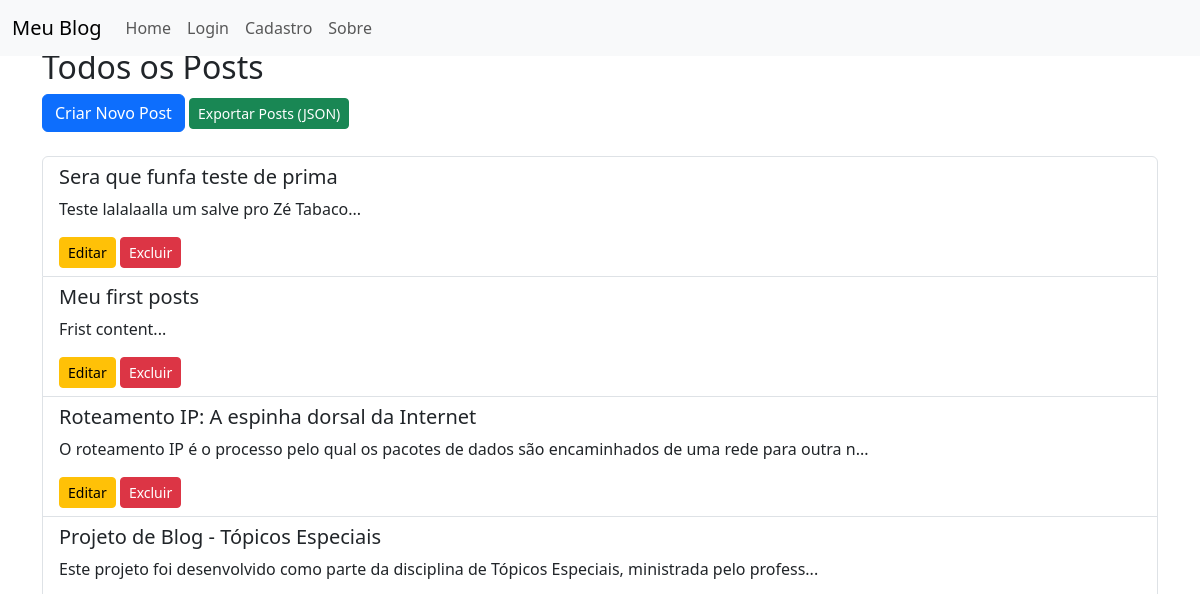
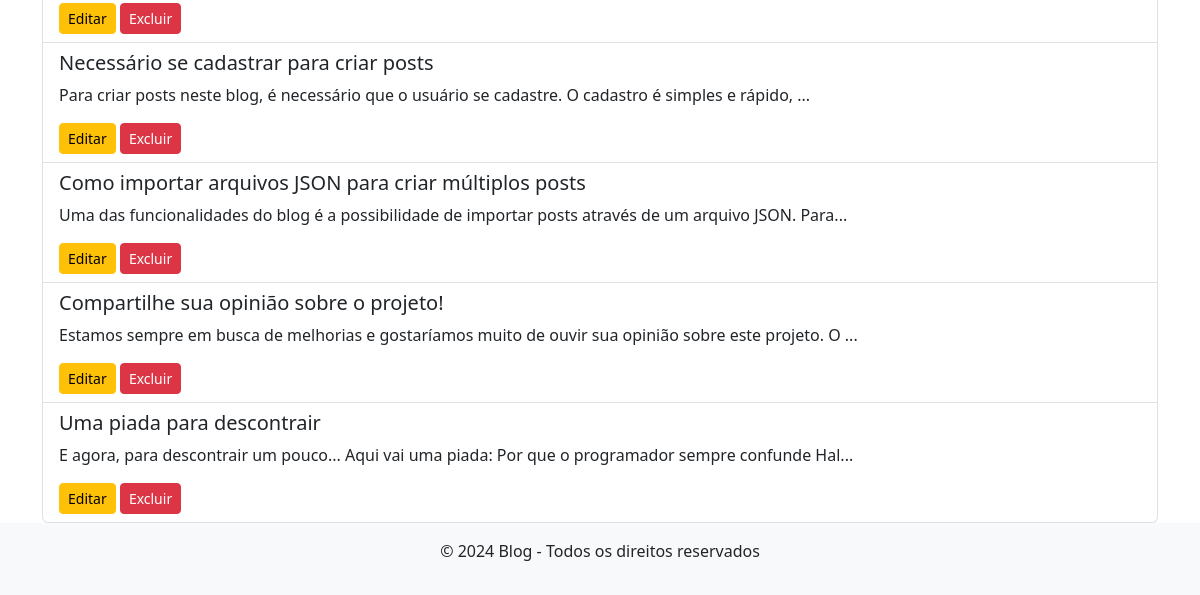
Page /posts on the earlier database version (2 pictures, top to bottom).
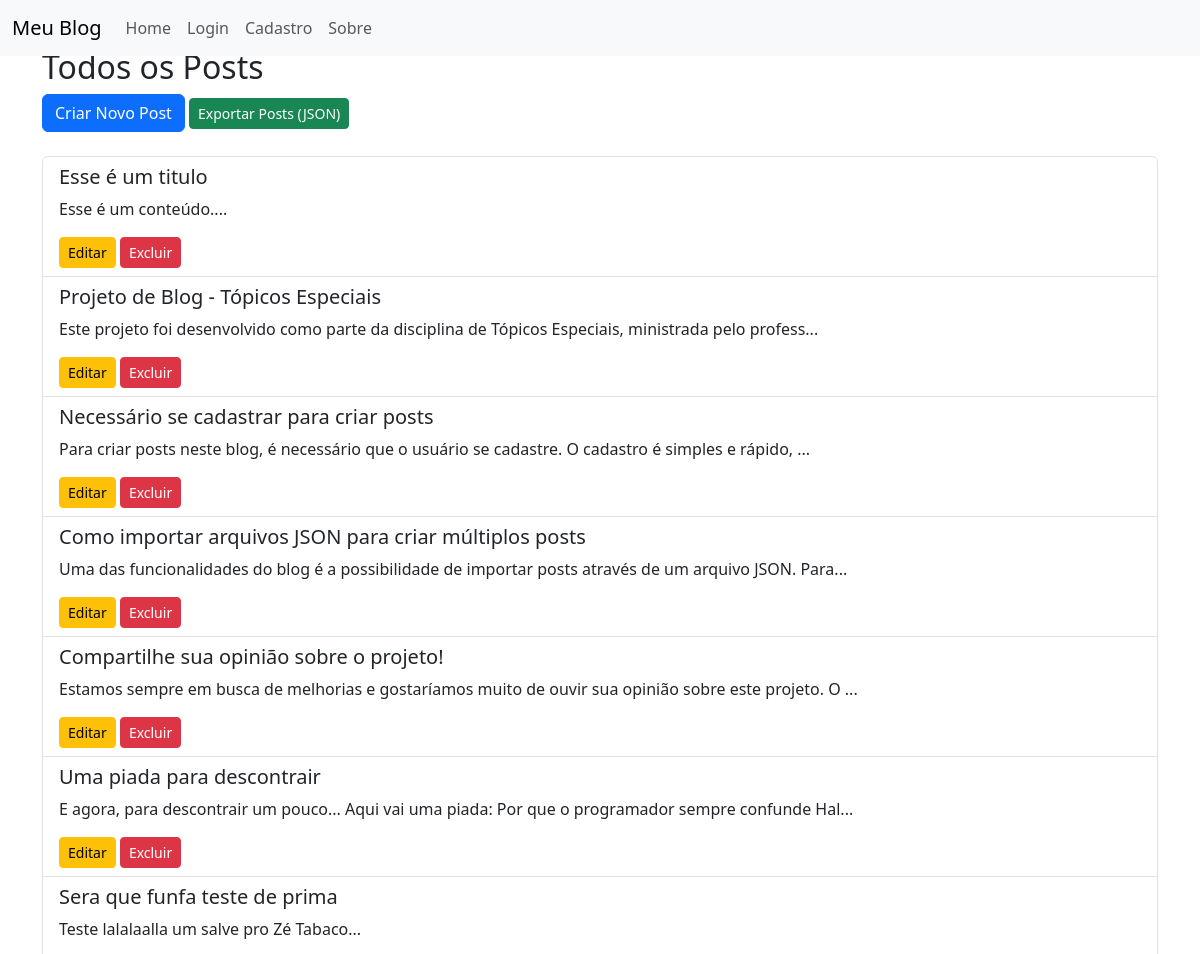
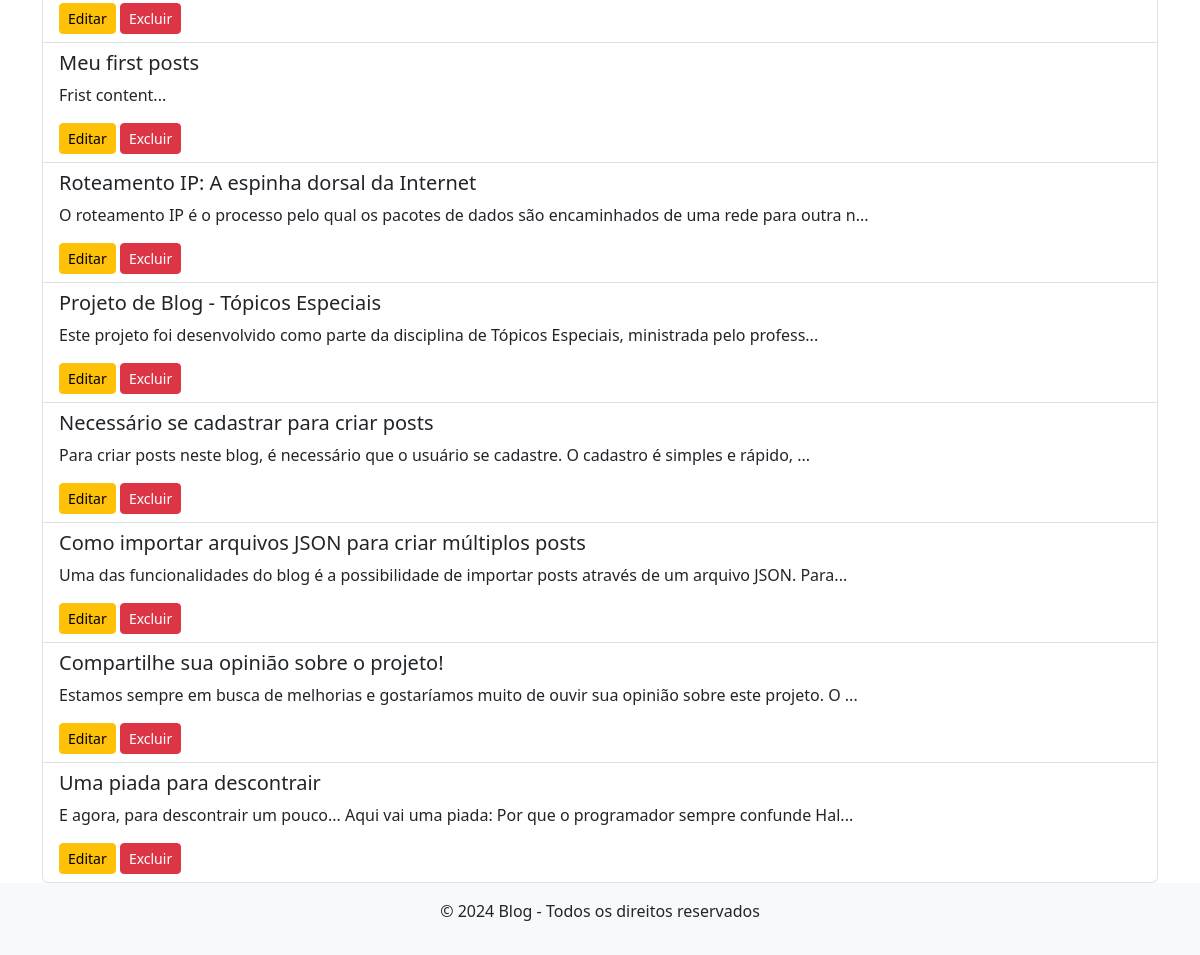
Same page on the later database version (2 pictures, top to bottom).
### models/post.py (models this page shows)
class Post(db.Model):
    id = db.Column(db.Integer, primary_key=True)
    title = db.Column(db.String(200), nullable=False)
    content = db.Column(db.Text, nullable=False)
    user_id = db.Column(db.Integer, db.ForeignKey('user.id'), nullable=False)
    created_at = db.Column(db.DateTime, default=datetime.now, nullable=False)
    user = relationship('User', back_populates='posts')

### routes.py (the view)
    @app.route('/posts')
    def listar_posts():
        posts = Post.query.order_by(Post.created_at.desc()).all()
        return render_template('listar_posts.html', posts=posts)

### templates/listar_posts.html
{% extends 'base.html' %}
{% block content %}
    <h2>Todos os Posts</h2>
    <a href="{{ url_for('novo_post') }}" class="btn btn-primary">Criar Novo Post</a>
    <a href="{{ url_for('exportar_posts') }}" class="btn btn-success btn-sm float-right">Exportar Posts (JSON)</a>
    <ul class="list-group mt-4">
        {% for post in posts %}
            <li class="list-group-item">
                <h5>{{ post.title }}</h5>
                <p>{{ post.content[:100] }}...</p>
                <a href="{{ url_for('editar_post', id=post.id) }}" class="btn btn-warning btn-sm">Editar</a>
                <form action="{{ url_for('excluir_post', id=post.id) }}" method="POST" style="display:inline;">
                    <button type="submit" class="btn btn-danger btn-sm">Excluir</button>
                </form>
            </li>
        {% endfor %}
    </ul>
{% endblock %}

### templates/base.html (shortened to what this page needs)
<!DOCTYPE html>
<html lang="pt-br">
<head>
    <link href="https://cdn.jsdelivr.net/npm/bootstrap@5.3.1/dist/css/bootstrap.min.css" rel="stylesheet">
</head>
<body class="d-flex flex-column min-vh-100">
    <nav class="navbar navbar-expand-lg navbar-light bg-light fixed-top">
        <div class="container-fluid">
            <a class="navbar-brand" href="/">Meu Blog</a>
            <div class="collapse navbar-collapse" id="navbarNav">
                <ul class="navbar-nav">
                    <li class="nav-item active">
                        <a class="nav-link" href="/">Home</a>
                    </li>
                    {% if session.get('user_id') %}
                        <li class="nav-item">
                            <a class="nav-link" href="/">Bem-vindo!</a>
                        </li>
                        <li class="nav-item">
                            <a class="nav-link" href="{{ url_for('listar_posts') }}">Todos Posts</a>
                        </li>
                        <li class="nav-item">
                            <a class="nav-link" href="{{ url_for('novo_post') }}">Criar Post</a>
                        </li>
                        <li class="nav-item">
                          <a class="nav-link" href="{{ url_for('importar_posts') }}">Importar Posts</a>
                        </li>
                       <li class="nav-item">
                            <a class="nav-link" href="{{ url_for('logout') }}">Logout</a>
                        </li>
                    {% else %}
                        <li class="nav-item">
                            <a class="nav-link" href="/login">Login</a>
                        </li>
                        <li class="nav-item">
                            <a class="nav-link" href="/cadastro">Cadastro</a>
                        </li>
                    {% endif %}
                    <li class="nav-item">
                      <a class="nav-link" href="{{ url_for('sobre') }}">Sobre</a>
                    </li>
                </ul>
            </div>
        </div>
    </nav>
    <div class="container flex-grow-1 mt-5">
        {% block content %}{% endblock %}
    </div>
    <footer class="bg-light text-center py-3 mt-auto">
        <p>&copy; 2024 Blog - Todos os direitos reservados</p>
    </footer>
</body>
</html>

Differences in the rows shown:
added Post: title "Esse é um titulo", content "Esse é um conteúdo."
added Post: title "Projeto de Blog - Tópicos Especiais", content "Este projeto foi desenvolvido como parte da disciplina de Tópicos Especiais, ministrada pelo profess"
added Post: title "Necessário se cadastrar para criar posts", content "Para criar posts neste blog, é necessário que o usuário se cadastre. O cadastro é simples e rápido,"
added Post: title "Como importar arquivos JSON para criar múltiplos posts", content "Uma das funcionalidades do blog é a possibilidade de importar posts através de um arquivo JSON. Para"
added Post: title "Compartilhe sua opinião sobre o projeto!", content "Estamos sempre em busca de melhorias e gostaríamos muito de ouvir sua opinião sobre este projeto. O"
added Post: title "Uma piada para descontrair", content "E agora, para descontrair um pouco... Aqui vai uma piada: Por que o programador sempre confunde Hal"
